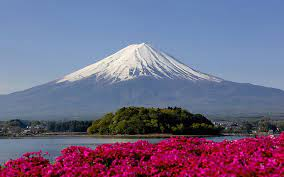
#> input picture 1/mount_fuji.jpeg, 284 x 177 px
$ jupyter execute 1.ipynb
#> lines starting #> are read from the running program, lines starting #| are printed output that depends on the picture; after the words box and inside, x2 and y2 are one past the last pixel; in counts of white or black regions, pixels touching at a corner belong together
[cell 1]
import numpy as np
from PIL import Image
import matplotlib.pyplot as plt
import warnings

[cell 2]
image_path="./mount_fuji.jpeg"
warnings.filterwarnings("ignore")

[cell 3]
img=Image.open(image_path)
#> img is the input picture: PIL image 284x177 RGB; mean R, G, B 113.6, 105.3, 135.8

[cell 4]
img.show()

### Resize

[cell 5]
new_size=(500, 300)
resized_img=img.resize(new_size)
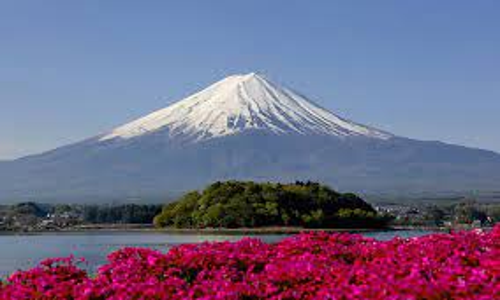
#> resized_img: PIL image 500x300 RGB; mean R, G, B 113.6, 105.3, 135.8
resized_img.save("resize.jpeg")
resized_img.show()

### Grayscale

[cell 6]
grayscale_img=img.convert('L')
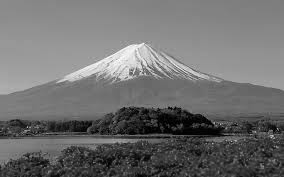
#> grayscale_img: PIL image 284x177 L; min 0, max 255, mean 111.3
grayscale_img.save("./graysclae.jpeg")
grayscale_img.show()

### Black and white

[cell 7]
threshold=128
black_white_img=grayscale_img.point(lambda pixel: 0 if pixel < threshold else 255, '1')
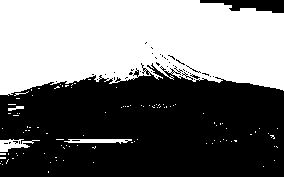
#> black_white_img: PIL image 284x177 1; 46.1% white; 105 white regions (101 under 20 px), largest, box (x1, y1, x2, y2) and area: (0, 0, 284, 96) 22419, (0, 139, 40, 152) 250, (64, 139, 132, 144) 234, (8, 106, 24, 111) 44
black_white_img.save("./black_and_white.jpeg")
black_white_img.show()

### Image profile

[cell 8]
width, height = grayscale_img.size
#> width = 284; height = 177
horizontal_profile = [sum(grayscale_img.getpixel((x, y)) for y in range(height)) / height for x in range(width)]
#> horizontal_profile = 284 values, max 130.5 at index 2, min 96.59 at index 179, mean 111.3

# Plot the profile curve
plt.figure(figsize=(8, 4))
plt.plot(horizontal_profile, color='black')
plt.title('Horizontal Profile Curve')
plt.xlabel('Pixel Position')
plt.ylabel('Pixel Value')
plt.grid(True)
plt.show()
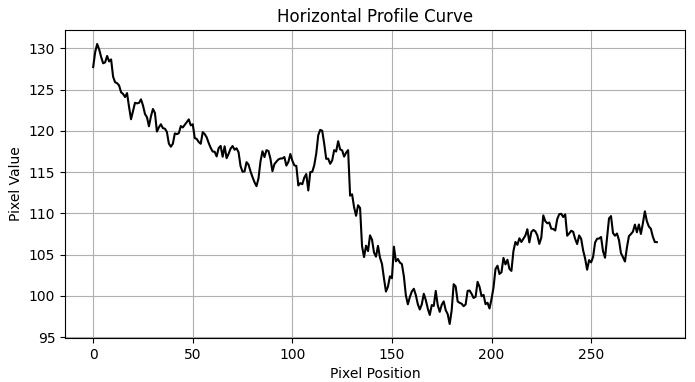
#> figure drawn by matplotlib, 1 panel; curve peaks at x = 2, y = 130.5

### Seperate RGB planes

[cell 9]
red, green, blue = img.split()
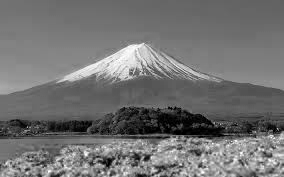
#> red: PIL image 284x177 L; min 0, max 255, mean 113.6
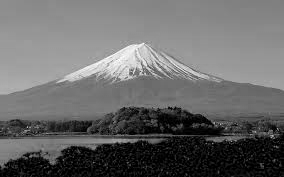
#> green: PIL image 284x177 L; min 0, max 255, mean 105.3
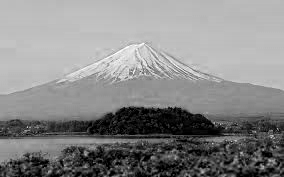
#> blue: PIL image 284x177 L; min 0, max 255, mean 135.8
empty=Image.new('L', img.size, "black")
#> empty: PIL image 284x177 L; every value is 0
red=Image.merge("RGB", (red, empty, empty))
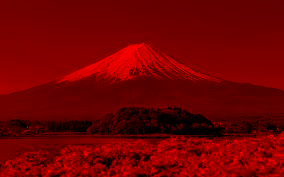
#> red: PIL image 284x177 RGB; mean R, G, B 113.6, 0, 0
green=Image.merge("RGB", (empty, green, empty))
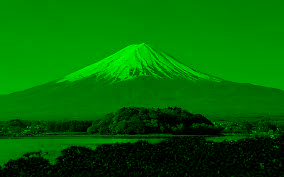
#> green: PIL image 284x177 RGB; mean R, G, B 0, 105.3, 0
blue=Image.merge("RGB", (empty, empty, blue))
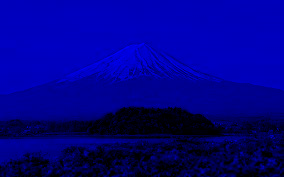
#> blue: PIL image 284x177 RGB; mean R, G, B 0, 0, 135.8
red.save("./red.jpeg")
green.save("./green.jpeg")
blue.save("./blue.jpeg")
red.show()
blue.show()
green.show()
